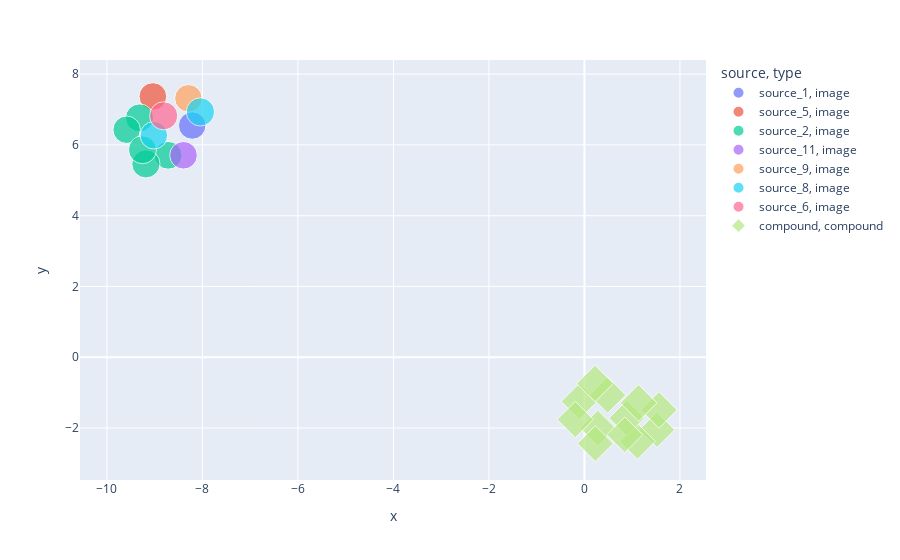

This figure's notebook cell:
### Code cell
fig

### Figure 1 — Plotly figure (JSON) as saved in the notebook; plotly's stock layout.template omitted (floating-point values rounded to 4 significant figures)
{"data": [{"customdata": [["source_1__Batch5_20221030__UL001783__Y33__4", 0, -0.05096]], "hovertemplate": "source=source_1<br>type=image<br>x=%{x}<br>y=%{y}<br>pos_sim=%{marker.size}<br>labels=%{customdata[0]}<br>pair_id=%{customdata[1]}<br>sim=%{customdata[2]}<extra></extra>", "legendgroup": "source_1, image", "marker": {"color": "#636efa", "size": [0.949], "sizemode": "area", "sizeref": 0.002515, "symbol": "circle"}, "mode": "markers", "name": "source_1, image", "orientation": "v", "showlegend": true, "type": "scatter", "x": [-8.215], "xaxis": "x", "y": [6.548], "yaxis": "y"}, {"customdata": [["source_5__JUMPCPE-20210813-Run21_20210817_031500__AEOJUM306__I07__6", 1, -0.03765]], "hovertemplate": "source=source_5<br>type=image<br>x=%{x}<br>y=%{y}<br>pos_sim=%{marker.size}<br>labels=%{customdata[0]}<br>pair_id=%{customdata[1]}<br>sim=%{customdata[2]}<extra></extra>", "legendgroup": "source_5, image", "marker": {"color": "#EF553B", "size": [0.9624], "sizemode": "area", "sizeref": 0.002515, "symbol": "circle"}, "mode": "markers", "name": "source_5, image", "orientation": "v", "showlegend": true, "type": "scatter", "x": [-9.038], "xaxis": "x", "y": [7.37], "yaxis": "y"}, {"customdata": [["source_2__20211003_Batch_13__1086289679__J15__6", 2, -0.02748], ["source_2__20210808_Batch_4__1086292747__O15__3", 4, -0.009715], ["source_2__20211003_Batch_13__1086289716__I10__2", 5, -0.04889], ["source_2__20210808_Batch_4__1086292853__A12__3", 6, -0.001127], ["source_2__20210808_Batch_4__1086292754__M08__2", 11, -0.01479]], "hovertemplate": "source=source_2<br>type=image<br>x=%{x}<br>y=%{y}<br>pos_sim=%{marker.size}<br>labels=%{customdata[0]}<br>pair_id=%{customdata[1]}<br>sim=%{customdata[2]}<extra></extra>", "legendgroup": "source_2, image", "marker": {"color": "#00cc96", "size": [0.9725, 0.9903, 0.9511, 0.9989, 0.9852], "sizemode": "area", "sizeref": 0.002515, "symbol": "circle"}, "mode": "markers", "name": "source_2, image", "orientation": "v", "showlegend": true, "type": "scatter", "x": [-8.718, -9.318, -9.587, -9.185, -9.255], "xaxis": "x", "y": [5.707, 6.763, 6.43, 5.465, 5.864], "yaxis": "y"}, {"customdata": [["source_11__Batch5__EC000080__N08__3", 3, -0.04045]], "hovertemplate": "source=source_11<br>type=image<br>x=%{x}<br>y=%{y}<br>pos_sim=%{marker.size}<br>labels=%{customdata[0]}<br>pair_id=%{customdata[1]}<br>sim=%{customdata[2]}<extra></extra>", "legendgroup": "source_11, image", "marker": {"color": "#ab63fa", "size": [0.9596], "sizemode": "area", "sizeref": 0.002515, "symbol": "circle"}, "mode": "markers", "name": "source_11, image", "orientation": "v", "showlegend": true, "type": "scatter", "x": [-8.396], "xaxis": "x", "y": [5.707], "yaxis": "y"}, {"customdata": [["source_9__20210825_Run6__GR00003391__W42__2", 7, -0.0494]], "hovertemplate": "source=source_9<br>type=image<br>x=%{x}<br>y=%{y}<br>pos_sim=%{marker.size}<br>labels=%{customdata[0]}<br>pair_id=%{customdata[1]}<br>sim=%{customdata[2]}<extra></extra>", "legendgroup": "source_9, image", "marker": {"color": "#FFA15A", "size": [0.9506], "sizemode": "area", "sizeref": 0.002515, "symbol": "circle"}, "mode": "markers", "name": "source_9, image", "orientation": "v", "showlegend": true, "type": "scatter", "x": [-8.294], "xaxis": "x", "y": [7.318], "yaxis": "y"}, {"customdata": [["source_8__J2__A1170478__D15__4", 8, -0.04667], ["source_8__J4__A1166170__B04__9", 10, 0.005871]], "hovertemplate": "source=source_8<br>type=image<br>x=%{x}<br>y=%{y}<br>pos_sim=%{marker.size}<br>labels=%{customdata[0]}<br>pair_id=%{customdata[1]}<br>sim=%{customdata[2]}<extra></extra>", "legendgroup": "source_8, image", "marker": {"color": "#19d3f3", "size": [0.9533, 1.006], "sizemode": "area", "sizeref": 0.002515, "symbol": "circle"}, "mode": "markers", "name": "source_8, image", "orientation": "v", "showlegend": true, "type": "scatter", "x": [-9.018, -8.042], "xaxis": "x", "y": [6.274, 6.933], "yaxis": "y"}, {"customdata": [["source_6__p210920CPU2OS48hw384exp028JUMP__110000296345__M19__9", 9, -0.003238]], "hovertemplate": "source=source_6<br>type=image<br>x=%{x}<br>y=%{y}<br>pos_sim=%{marker.size}<br>labels=%{customdata[0]}<br>pair_id=%{customdata[1]}<br>sim=%{customdata[2]}<extra></extra>", "legendgroup": "source_6, image", "marker": {"color": "#FF6692", "size": [0.9968], "sizemode": "area", "sizeref": 0.002515, "symbol": "circle"}, "mode": "markers", "name": "source_6, image", "orientation": "v", "showlegend": true, "type": "scatter", "x": [-8.812], "xaxis": "x", "y": [6.823], "yaxis": "y"}, {"customdata": [["InChI=1S/C10H10ClN3O2/c11-7-2-1-3-8(4-7)14-10(6-16)9(5-15)12-13-14/h1-4,15-16H,5-6H2", 0, -0.05096], ["InChI=1S/C10H10ClN3O2S2/c11-9-1-2-10(17-9)18(15,16)14-4-3-7-8(5-14)13-6-12-7/h1-2,6H,3-5H2,(H,12,13)", 1, -0.03765], ["InChI=1S/C10H10N2O3S2/c1-2-5-3-6-8(15)11-10(12-9(6)17-5)16-4-7(13)14/h3H,2,4H2,1H3,(H,13,14)(H,11,12,15)", 2, -0.02748], ["InChI=1S/C10H10N4O2/c1-16-10(15)8-9(11)13-14(12-8)7-5-3-2-4-6-7/h2-6H,1H3,(H2,11,13)", 3, -0.04045], ["InChI=1S/C10H10N4O2/c1-6-9(7(2)13-12-6)10-8(14(15)16)4-3-5-11-10/h3-5H,1-2H3,(H,12,13)", 4, -0.009715], ["InChI=1S/C10H10N4O3/c1-6-5-9(12-10(11-6)16-2)17-8-4-3-7(15)13-14-8/h3-5H,1-2H3,(H,13,15)", 5, -0.04889], ["InChI=1S/C10H10N4O4S2/c1-4-7(5(2)18-14-4)8(17)11-9-12-13-10(20-9)19-3-6(15)16/h3H2,1-2H3,(H,15,16)(H,11,12,17)", 6, -0.001127], ["InChI=1S/C10H10N6O4/c17-9(11-6-1-2-6)10-12-7(14-20-10)5-15-4-3-8(13-15)16(18)19/h3-4,6H,1-2,5H2,(H,11,17)", 7, -0.0494], ["InChI=1S/C10H10O2/c1-7(11)10-6-8-4-2-3-5-9(8)12-10/h2-7,11H,1H3", 8, -0.04667], ["InChI=1S/C10H11BrN4O/c1-6-9(11)7(2)15(13-6)10(16)8-4-5-12-14(8)3/h4-5H,1-3H3", 9, -0.003238], ["InChI=1S/C10H11BrN4O/c11-8-7-13-10-9(12-1-2-15(8)10)14-3-5-16-6-4-14/h1-2,7H,3-6H2", 10, 0.005871], ["InChI=1S/C10H11N3O2S3/c1-6(2)18(14,15)9-8(13)7(5-12)17-10(9)16-4-3-11/h6H,4,13H2,1-2H3", 11, -0.01479]], "hovertemplate": "source=compound<br>type=compound<br>x=%{x}<br>y=%{y}<br>pos_sim=%{marker.size}<br>labels=%{customdata[0]}<br>pair_id=%{customdata[1]}<br>sim=%{customdata[2]}<extra></extra>", "legendgroup": "compound, compound", "marker": {"color": "#B6E880", "size": [0.949, 0.9624, 0.9725, 0.9596, 0.9903, 0.9511, 0.9989, 0.9506, 0.9533, 0.9968, 1.006, 0.9852], "sizemode": "area", "sizeref": 0.002515, "symbol": "diamond"}, "mode": "markers", "name": "compound, compound", "orientation": "v", "showlegend": true, "type": "scatter", "x": [1.519, 0.279, -0.1085, 0.2267, 0.4846, 1.11, 0.2207, 0.8858, 0.8439, 1.56, 1.133, -0.1928], "xaxis": "x", "y": [-2.05, -2.003, -1.249, -2.44, -1.069, -2.378, -0.7429, -1.721, -2.192, -1.491, -1.292, -1.76], "yaxis": "y"}], "layout": {"legend": {"itemsizing": "constant", "title": {"text": "source, type"}, "tracegroupgap": 0}, "margin": {"t": 60}, "xaxis": {"anchor": "y", "domain": [0, 1], "title": {"text": "x"}}, "yaxis": {"anchor": "x", "domain": [0, 1], "title": {"text": "y"}}}}
